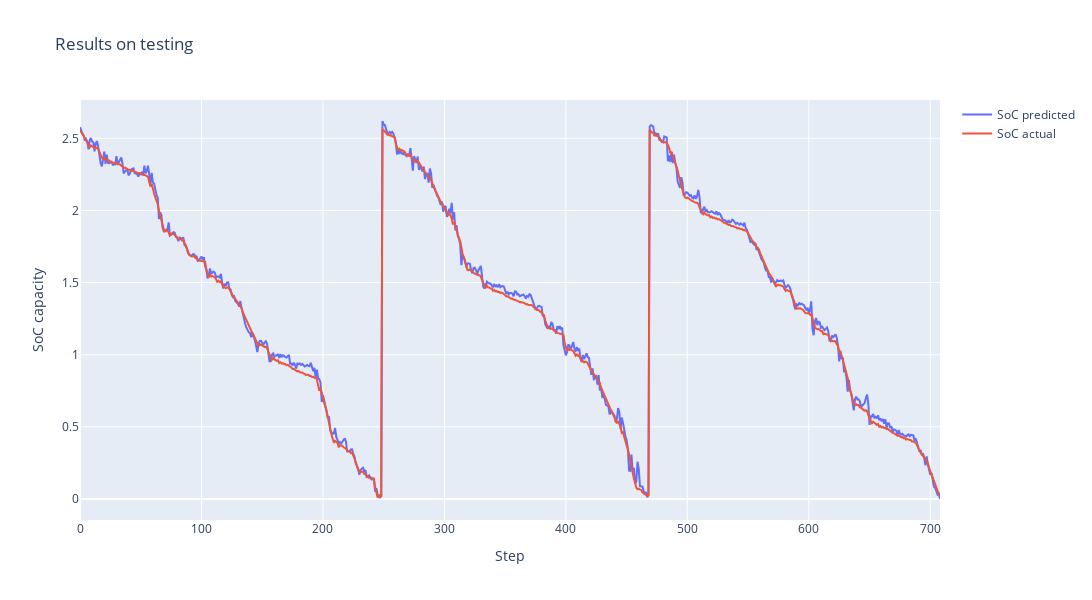

The notebook cell saved with this chart:
### Code cell
cycle_num = 0
steps_num = 8000
step_index = np.arange(cycle_num*steps_num, (cycle_num+1)*steps_num)

fig = go.Figure()
fig.add_trace(go.Scatter(x=step_index, y=test_predictions.flatten()[cycle_num*steps_num:(cycle_num+1)*steps_num],
                    mode='lines', name='SoC predicted'))
fig.add_trace(go.Scatter(x=step_index, y=test_y.flatten()[cycle_num*steps_num:(cycle_num+1)*steps_num],
                    mode='lines', name='SoC actual'))
fig.update_layout(title='Results on testing',
                  xaxis_title='Step',
                  yaxis_title='SoC capacity',
                  width=1400,
                  height=600)
fig.show()

### Figure 1 — Plotly figure (JSON) as saved in the notebook; plotly's stock layout.template omitted (floating-point values rounded to 4 significant figures; data arrays with more than 128 entries replaced by an {"elided": "..."} marker saying what was removed)
{"data": [{"mode": "lines", "name": "SoC predicted", "type": "scatter", "x": {"elided": "8000 int values"}, "y": {"elided": "709 float values"}}, {"mode": "lines", "name": "SoC actual", "type": "scatter", "x": {"elided": "8000 int values"}, "y": {"elided": "709 float values"}}], "layout": {"height": 600, "title": {"text": "Results on testing"}, "width": 1400, "xaxis": {"title": {"text": "Step"}}, "yaxis": {"title": {"text": "SoC capacity"}}}}
